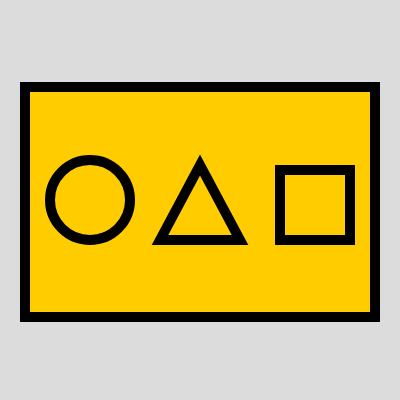
Frame 1 (no input)
Frame 60 (no input): identical to frame 1, image omitted
Frame 120 (the mouse pressed at the canvas centre since frame 60): identical to frame 1, image omitted

The p5.js sketch that drew this single still picture (run headless with seeded random() and noise() and a simulated clock; from frame 60 on, the mouse is pressed at the canvas centre):

// p5.js sketch
// ── sketch.js
function setup() {
  createCanvas(400, 400);
}

function draw() {
  background(220);
  strokeWeight(10);
  fill('rgb(255,204,0)');
  rect(25, 87, 350, 230);
  circle(90, 200, 80);
 triangle(160, 240, 200, 165, 240, 240); 
  square(280, 170, 70);
  
}
